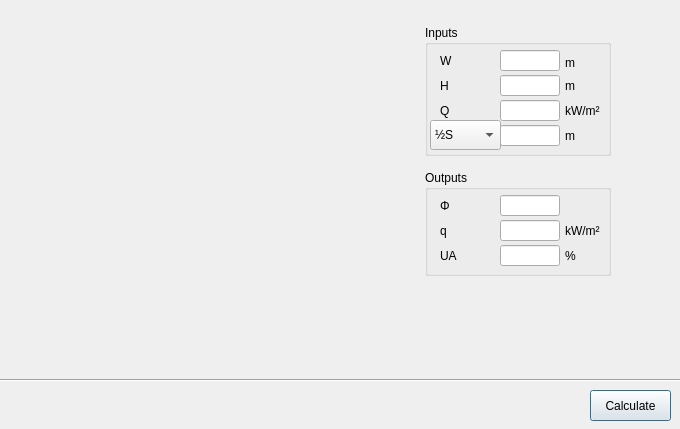
<?xml version="1.0" encoding="UTF-8"?>
<ui version="4.0">
 <class>dialog_4_2_br187_perpendicular_simple</class>
 <widget class="QDialog" name="dialog_4_2_br187_perpendicular_simple">
  <property name="geometry">
   <rect>
    <x>0</x>
    <y>0</y>
    <width>680</width>
    <height>429</height>
   </rect>
  </property>
  <property name="windowTitle">
   <string>BR 187 Thermal Radiation Calculator (Parallel)</string>
  </property>
  <widget class="QGroupBox" name="groupBox_2">
   <property name="geometry">
    <rect>
     <x>425</x>
     <y>170</y>
     <width>186</width>
     <height>106</height>
    </rect>
   </property>
   <property name="title">
    <string>Outputs</string>
   </property>
   <widget class="QLineEdit" name="lineEdit_out_Phi">
    <property name="geometry">
     <rect>
      <x>75</x>
      <y>25</y>
      <width>60</width>
      <height>21</height>
     </rect>
    </property>
    <property name="sizePolicy">
     <sizepolicy hsizetype="Fixed" vsizetype="Fixed">
      <horstretch>0</horstretch>
      <verstretch>0</verstretch>
     </sizepolicy>
    </property>
    <property name="minimumSize">
     <size>
      <width>0</width>
      <height>0</height>
     </size>
    </property>
    <property name="maximumSize">
     <size>
      <width>60</width>
      <height>16777215</height>
     </size>
    </property>
   </widget>
   <widget class="QLineEdit" name="lineEdit_out_q">
    <property name="geometry">
     <rect>
      <x>75</x>
      <y>50</y>
      <width>60</width>
      <height>21</height>
     </rect>
    </property>
    <property name="sizePolicy">
     <sizepolicy hsizetype="Fixed" vsizetype="Fixed">
      <horstretch>0</horstretch>
      <verstretch>0</verstretch>
     </sizepolicy>
    </property>
    <property name="minimumSize">
     <size>
      <width>0</width>
      <height>0</height>
     </size>
    </property>
    <property name="maximumSize">
     <size>
      <width>60</width>
      <height>16777215</height>
     </size>
    </property>
   </widget>
   <widget class="QLineEdit" name="lineEdit_out_S_or_UA">
    <property name="geometry">
     <rect>
      <x>75</x>
      <y>75</y>
      <width>60</width>
      <height>21</height>
     </rect>
    </property>
    <property name="sizePolicy">
     <sizepolicy hsizetype="Fixed" vsizetype="Fixed">
      <horstretch>0</horstretch>
      <verstretch>0</verstretch>
     </sizepolicy>
    </property>
    <property name="minimumSize">
     <size>
      <width>0</width>
      <height>0</height>
     </size>
    </property>
    <property name="maximumSize">
     <size>
      <width>60</width>
      <height>16777215</height>
     </size>
    </property>
   </widget>
   <widget class="QLabel" name="label_11">
    <property name="geometry">
     <rect>
      <x>15</x>
      <y>25</y>
      <width>40</width>
      <height>21</height>
     </rect>
    </property>
    <property name="sizePolicy">
     <sizepolicy hsizetype="Fixed" vsizetype="Fixed">
      <horstretch>0</horstretch>
      <verstretch>0</verstretch>
     </sizepolicy>
    </property>
    <property name="minimumSize">
     <size>
      <width>40</width>
      <height>0</height>
     </size>
    </property>
    <property name="maximumSize">
     <size>
      <width>40</width>
      <height>16777215</height>
     </size>
    </property>
    <property name="toolTip">
     <string>Solved view factor</string>
    </property>
    <property name="text">
     <string>Φ</string>
    </property>
   </widget>
   <widget class="QLabel" name="label_12">
    <property name="geometry">
     <rect>
      <x>15</x>
      <y>50</y>
      <width>40</width>
      <height>21</height>
     </rect>
    </property>
    <property name="sizePolicy">
     <sizepolicy hsizetype="Fixed" vsizetype="Fixed">
      <horstretch>0</horstretch>
      <verstretch>0</verstretch>
     </sizepolicy>
    </property>
    <property name="minimumSize">
     <size>
      <width>20</width>
      <height>0</height>
     </size>
    </property>
    <property name="maximumSize">
     <size>
      <width>40</width>
      <height>16777215</height>
     </size>
    </property>
    <property name="toolTip">
     <string>Solved heat flux at receiver surface 100 % unprotected.</string>
    </property>
    <property name="text">
     <string>q</string>
    </property>
   </widget>
   <widget class="QLabel" name="label_out_S_or_UA">
    <property name="geometry">
     <rect>
      <x>15</x>
      <y>75</y>
      <width>40</width>
      <height>21</height>
     </rect>
    </property>
    <property name="sizePolicy">
     <sizepolicy hsizetype="Fixed" vsizetype="Fixed">
      <horstretch>0</horstretch>
      <verstretch>0</verstretch>
     </sizepolicy>
    </property>
    <property name="minimumSize">
     <size>
      <width>20</width>
      <height>0</height>
     </size>
    </property>
    <property name="maximumSize">
     <size>
      <width>40</width>
      <height>16777215</height>
     </size>
    </property>
    <property name="toolTip">
     <string>Solved maximum permissible unprotected area</string>
    </property>
    <property name="text">
     <string>UA</string>
    </property>
   </widget>
   <widget class="QLabel" name="label_25">
    <property name="geometry">
     <rect>
      <x>140</x>
      <y>50</y>
      <width>50</width>
      <height>21</height>
     </rect>
    </property>
    <property name="text">
     <string>kW/m²</string>
    </property>
   </widget>
   <widget class="QLabel" name="label_out_unit_S_or_UA">
    <property name="geometry">
     <rect>
      <x>140</x>
      <y>75</y>
      <width>50</width>
      <height>21</height>
     </rect>
    </property>
    <property name="text">
     <string>%</string>
    </property>
   </widget>
  </widget>
  <widget class="QGroupBox" name="groupBox">
   <property name="geometry">
    <rect>
     <x>425</x>
     <y>25</y>
     <width>186</width>
     <height>131</height>
    </rect>
   </property>
   <property name="title">
    <string>Inputs</string>
   </property>
   <widget class="QLabel" name="label_unit_S_or_UA">
    <property name="geometry">
     <rect>
      <x>140</x>
      <y>100</y>
      <width>145</width>
      <height>21</height>
     </rect>
    </property>
    <property name="minimumSize">
     <size>
      <width>0</width>
      <height>0</height>
     </size>
    </property>
    <property name="maximumSize">
     <size>
      <width>16777215</width>
      <height>16777215</height>
     </size>
    </property>
    <property name="text">
     <string>m</string>
    </property>
   </widget>
   <widget class="QLabel" name="label_34">
    <property name="geometry">
     <rect>
      <x>140</x>
      <y>75</y>
      <width>146</width>
      <height>21</height>
     </rect>
    </property>
    <property name="minimumSize">
     <size>
      <width>0</width>
      <height>0</height>
     </size>
    </property>
    <property name="maximumSize">
     <size>
      <width>16777215</width>
      <height>16777215</height>
     </size>
    </property>
    <property name="text">
     <string>kW/m²</string>
    </property>
   </widget>
   <widget class="QLabel" name="label_33">
    <property name="geometry">
     <rect>
      <x>140</x>
      <y>50</y>
      <width>146</width>
      <height>21</height>
     </rect>
    </property>
    <property name="minimumSize">
     <size>
      <width>0</width>
      <height>0</height>
     </size>
    </property>
    <property name="maximumSize">
     <size>
      <width>16777215</width>
      <height>16777215</height>
     </size>
    </property>
    <property name="text">
     <string>m</string>
    </property>
   </widget>
   <widget class="QLabel" name="label_32">
    <property name="geometry">
     <rect>
      <x>140</x>
      <y>30</y>
      <width>146</width>
      <height>16</height>
     </rect>
    </property>
    <property name="minimumSize">
     <size>
      <width>0</width>
      <height>0</height>
     </size>
    </property>
    <property name="maximumSize">
     <size>
      <width>16777215</width>
      <height>16777215</height>
     </size>
    </property>
    <property name="text">
     <string>m</string>
    </property>
   </widget>
   <widget class="QLineEdit" name="lineEdit_W">
    <property name="geometry">
     <rect>
      <x>75</x>
      <y>25</y>
      <width>60</width>
      <height>21</height>
     </rect>
    </property>
    <property name="sizePolicy">
     <sizepolicy hsizetype="Fixed" vsizetype="Fixed">
      <horstretch>0</horstretch>
      <verstretch>0</verstretch>
     </sizepolicy>
    </property>
    <property name="minimumSize">
     <size>
      <width>0</width>
      <height>0</height>
     </size>
    </property>
    <property name="maximumSize">
     <size>
      <width>60</width>
      <height>16777215</height>
     </size>
    </property>
    <property name="baseSize">
     <size>
      <width>0</width>
      <height>0</height>
     </size>
    </property>
   </widget>
   <widget class="QLineEdit" name="lineEdit_H">
    <property name="geometry">
     <rect>
      <x>75</x>
      <y>50</y>
      <width>60</width>
      <height>21</height>
     </rect>
    </property>
    <property name="sizePolicy">
     <sizepolicy hsizetype="Fixed" vsizetype="Fixed">
      <horstretch>0</horstretch>
      <verstretch>0</verstretch>
     </sizepolicy>
    </property>
    <property name="minimumSize">
     <size>
      <width>0</width>
      <height>0</height>
     </size>
    </property>
    <property name="maximumSize">
     <size>
      <width>60</width>
      <height>16777215</height>
     </size>
    </property>
    <property name="baseSize">
     <size>
      <width>0</width>
      <height>0</height>
     </size>
    </property>
   </widget>
   <widget class="QLineEdit" name="lineEdit_S_or_UA">
    <property name="geometry">
     <rect>
      <x>75</x>
      <y>100</y>
      <width>60</width>
      <height>21</height>
     </rect>
    </property>
    <property name="sizePolicy">
     <sizepolicy hsizetype="Fixed" vsizetype="Fixed">
      <horstretch>0</horstretch>
      <verstretch>0</verstretch>
     </sizepolicy>
    </property>
    <property name="minimumSize">
     <size>
      <width>0</width>
      <height>0</height>
     </size>
    </property>
    <property name="maximumSize">
     <size>
      <width>60</width>
      <height>16777215</height>
     </size>
    </property>
    <property name="baseSize">
     <size>
      <width>0</width>
      <height>0</height>
     </size>
    </property>
   </widget>
   <widget class="QLineEdit" name="lineEdit_Q">
    <property name="geometry">
     <rect>
      <x>75</x>
      <y>75</y>
      <width>60</width>
      <height>21</height>
     </rect>
    </property>
    <property name="sizePolicy">
     <sizepolicy hsizetype="Fixed" vsizetype="Fixed">
      <horstretch>0</horstretch>
      <verstretch>0</verstretch>
     </sizepolicy>
    </property>
    <property name="minimumSize">
     <size>
      <width>0</width>
      <height>0</height>
     </size>
    </property>
    <property name="maximumSize">
     <size>
      <width>60</width>
      <height>16777215</height>
     </size>
    </property>
    <property name="baseSize">
     <size>
      <width>0</width>
      <height>0</height>
     </size>
    </property>
   </widget>
   <widget class="QComboBox" name="comboBox_S_or_UA">
    <property name="geometry">
     <rect>
      <x>5</x>
      <y>95</y>
      <width>71</width>
      <height>30</height>
     </rect>
    </property>
    <property name="sizePolicy">
     <sizepolicy hsizetype="Preferred" vsizetype="Preferred">
      <horstretch>0</horstretch>
      <verstretch>0</verstretch>
     </sizepolicy>
    </property>
    <property name="minimumSize">
     <size>
      <width>0</width>
      <height>0</height>
     </size>
    </property>
    <property name="maximumSize">
     <size>
      <width>80</width>
      <height>30</height>
     </size>
    </property>
    <item>
     <property name="text">
      <string>½S</string>
     </property>
    </item>
    <item>
     <property name="text">
      <string>UA</string>
     </property>
    </item>
   </widget>
   <widget class="QLabel" name="label_23">
    <property name="geometry">
     <rect>
      <x>15</x>
      <y>75</y>
      <width>43</width>
      <height>21</height>
     </rect>
    </property>
    <property name="sizePolicy">
     <sizepolicy hsizetype="Fixed" vsizetype="Fixed">
      <horstretch>0</horstretch>
      <verstretch>0</verstretch>
     </sizepolicy>
    </property>
    <property name="minimumSize">
     <size>
      <width>0</width>
      <height>0</height>
     </size>
    </property>
    <property name="maximumSize">
     <size>
      <width>50</width>
      <height>30</height>
     </size>
    </property>
    <property name="toolTip">
     <string>Heat flux of emitter</string>
    </property>
    <property name="text">
     <string>Q</string>
    </property>
   </widget>
   <widget class="QLabel" name="label_26">
    <property name="geometry">
     <rect>
      <x>15</x>
      <y>50</y>
      <width>43</width>
      <height>21</height>
     </rect>
    </property>
    <property name="sizePolicy">
     <sizepolicy hsizetype="Fixed" vsizetype="Fixed">
      <horstretch>0</horstretch>
      <verstretch>0</verstretch>
     </sizepolicy>
    </property>
    <property name="minimumSize">
     <size>
      <width>0</width>
      <height>0</height>
     </size>
    </property>
    <property name="maximumSize">
     <size>
      <width>50</width>
      <height>30</height>
     </size>
    </property>
    <property name="toolTip">
     <string>Height of emitter</string>
    </property>
    <property name="text">
     <string>H</string>
    </property>
   </widget>
   <widget class="QLabel" name="label_30">
    <property name="geometry">
     <rect>
      <x>15</x>
      <y>25</y>
      <width>43</width>
      <height>21</height>
     </rect>
    </property>
    <property name="minimumSize">
     <size>
      <width>0</width>
      <height>0</height>
     </size>
    </property>
    <property name="maximumSize">
     <size>
      <width>50</width>
      <height>30</height>
     </size>
    </property>
    <property name="toolTip">
     <string>Width of emitter</string>
    </property>
    <property name="text">
     <string>W</string>
    </property>
   </widget>
  </widget>
  <widget class="QPushButton" name="pushButton">
   <property name="geometry">
    <rect>
     <x>590</x>
     <y>390</y>
     <width>81</width>
     <height>31</height>
    </rect>
   </property>
   <property name="text">
    <string>Calculate</string>
   </property>
  </widget>
  <widget class="QLabel" name="label">
   <property name="geometry">
    <rect>
     <x>20</x>
     <y>40</y>
     <width>341</width>
     <height>285</height>
    </rect>
   </property>
   <property name="text">
    <string/>
   </property>
   <property name="pixmap">
    <pixmap>images/phi_calculator_perpendicular_simple_341x285.png</pixmap>
   </property>
  </widget>
  <widget class="Line" name="line">
   <property name="geometry">
    <rect>
     <x>0</x>
     <y>370</y>
     <width>681</width>
     <height>21</height>
    </rect>
   </property>
   <property name="orientation">
    <enum>Qt::Horizontal</enum>
   </property>
  </widget>
 </widget>
 <tabstops>
  <tabstop>lineEdit_W</tabstop>
  <tabstop>lineEdit_H</tabstop>
  <tabstop>lineEdit_Q</tabstop>
  <tabstop>comboBox_S_or_UA</tabstop>
  <tabstop>lineEdit_S_or_UA</tabstop>
  <tabstop>pushButton</tabstop>
  <tabstop>lineEdit_out_Phi</tabstop>
  <tabstop>lineEdit_out_q</tabstop>
  <tabstop>lineEdit_out_S_or_UA</tabstop>
 </tabstops>
 <resources/>
 <connections/>
</ui>
